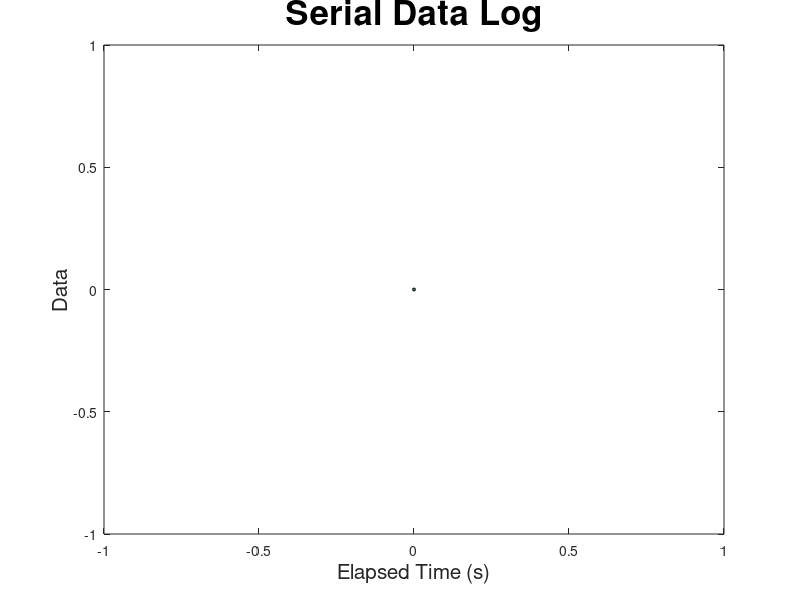

Recreate this plot in MATLAB. (Note: this script raises an error after producing the figure.)
function DataLogger
 
%%User Defined Properties 

dataFileName = 'datafile2.csv';
port = '/dev/tty.uart-1FFF5184AB902652';

serialDataFormat = ['LDR:%i \r\n'];
fileHeader = ['Time,LDR'];

numberPlots = 1;

plotTitle = 'Serial Data Log';  % plot title
xLabel = 'Elapsed Time (s)';    % x-axis label
yLabel = 'Data';                % y-axis label

delay = 0.01;

%Set up Plot
close all
figure(1);
for n=1:numberPlots,
    subplot(numberPlots,1,n)
    plotGraph(n) = plot(0,0,'-mo',...
        'LineWidth',1,...
        'MarkerEdgeColor','k',...
        'MarkerFaceColor',[.49 1 .63],...
        'MarkerSize',2);
end
           
             
title(plotTitle,'FontSize',25);
xlabel(xLabel,'FontSize',15);
ylabel(yLabel,'FontSize',15);


% Open File to save data
if exist(fullfile(cd, dataFileName), 'file')
    disp('Data file already exists appending data');
    fileID = fopen(dataFileName,'a');
else
    fileID = fopen(dataFileName,'w');
    fprintf(fileID,fileHeader);  % Print file header
end


% COM1 on Windows, /dev/tty.KeySerial1 (or like device) on Mac
serialConnection=serial(port);

% lets setup a helper function thats called everytime a byte is received
set(serialConnection, 'BytesAvailableFcnMode', 'byte');
set(serialConnection, 'BytesAvailableFcnCount', 1);
set(serialConnection, 'BytesAvailableFcn', {@serialEventHandler,fileID,plotGraph,serialDataFormat});

fopen(serialConnection);

% Start timer
tic

while ishandle(plotGraph(1)) %Loop when Plot is Active
             %Allow MATLAB to Update Plot
        pause(delay);
end

finishup = onCleanup(@() cleanUp(serialConnection,fileID));
end


function serialEventHandler(serialConnection, ~,fileID,plotGraph,serialDataFormat)
bytes = get(serialConnection, 'BytesAvailable');
if(bytes > 0 ) % we may have alread read the data
    try
        Data = fscanf(serialConnection, serialDataFormat);
        time = toc;
        
        %Append data to file
        fprintf(fileID,'%f,%i\r\n',time,Data(1));
        
        for n=1:length(plotGraph),
            Told = get(plotGraph(n),'Xdata');
            T = [Told,time];
            Yold = get(plotGraph(n),'Ydata');
            Y = [Yold,Data(n)];
            set(plotGraph(n),'XData',T,'YData',Y);
        end
    catch
        warning('Data failed to parse');
    end
end
end

function cleanUp(serialConnection,fileID)

fclose(serialConnection);
fclose(fileID);
end

